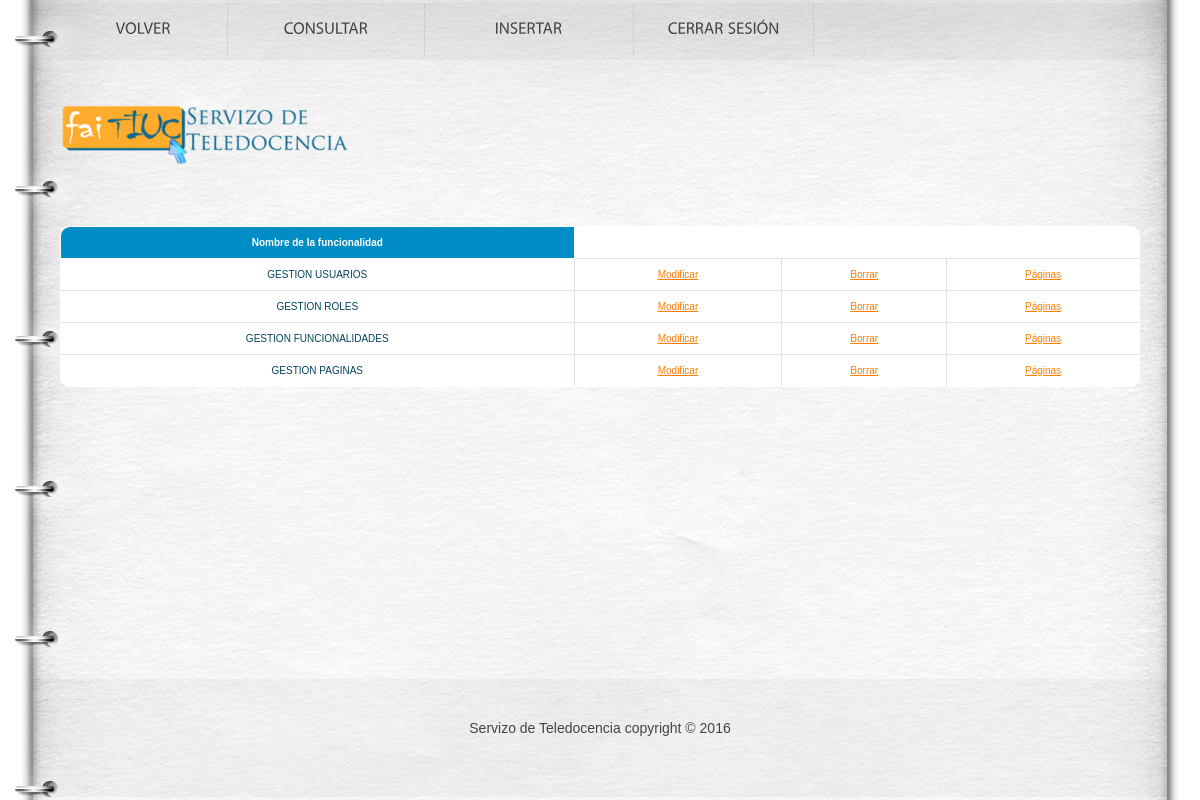
Before: /et3_iu/Controllers/FUNCIONALIDAD_Controller.php (signed in) with the older database file.
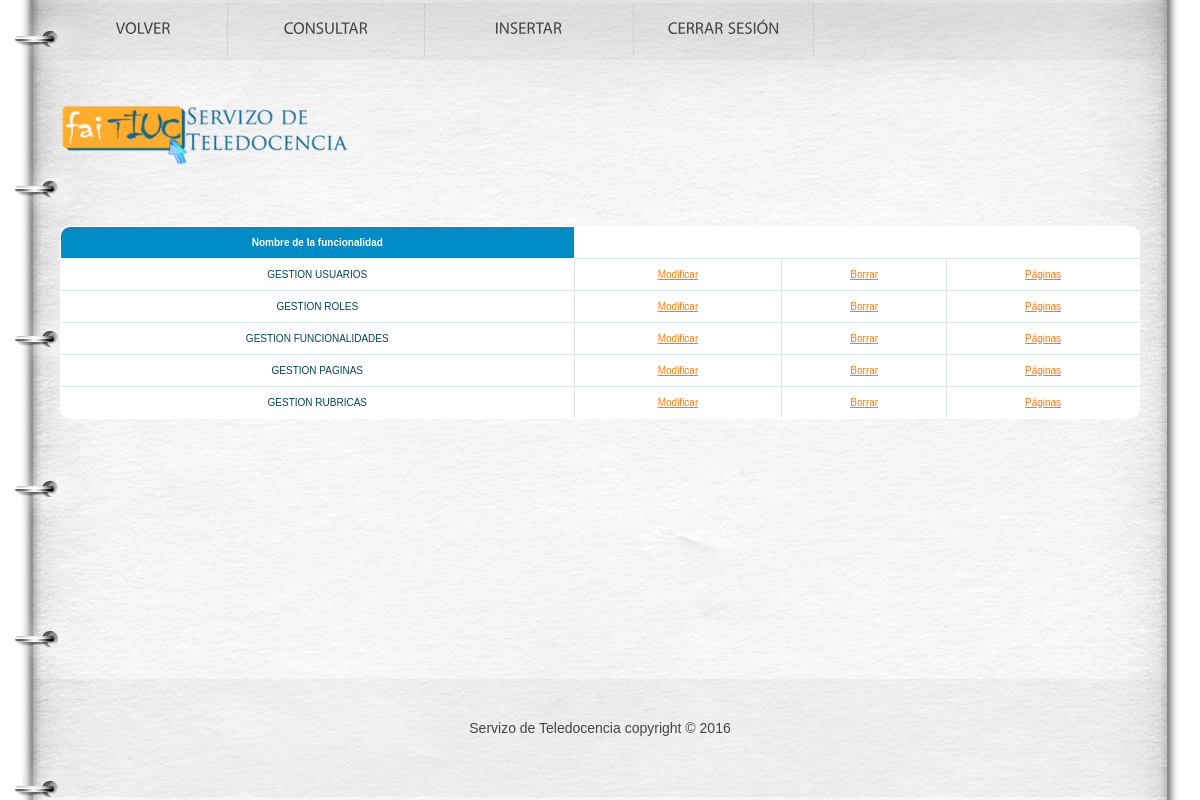
After: the same page with the newer database file.
### tables this page shows
CREATE TABLE IF NOT EXISTS `FUNCIONALIDAD` (
`FUNCIONALIDAD_ID` int(10) NOT NULL,
  `FUNCIONALIDAD_NOM` varchar(80) NOT NULL
);

### et3_iu/Controllers/FUNCIONALIDAD_Controller.php (called while the page is built, shortened)
<?php
include '../Models/FUNCIONALIDAD_Model.php';
	Switch ($_REQUEST['accion']){
		default:
			if (!isset($_REQUEST['FUNCIONALIDAD_NOM'])){
				$funcionalidad = new FUNCIONALIDAD_MODEL('', '');
			}
			else {
				$rol=get_data_form();
			}
			$datos = $funcionalidad->ConsultarTodo();
			if(!tienePermisos('FUNCIONALIDAD_Show')){
				new Mensaje('No tienes los permisos necesarios','../Views/DEFAULT_Vista.php');
			}
			else {
				new FUNCIONALIDAD_Show($datos, '../Views/DEFAULT_Vista.php');
			}
	}
?>

### et3_iu/Models/FUNCIONALIDAD_Model.php (called while the page is built, shortened)
<?php
class FUNCIONALIDAD_MODEL
{
	var $mysqli;
function ConectarBD()
{
    $this->mysqli = new mysqli( "localhost", "iu2016", "iu2016", "IU2016");
}
	function ConsultarTodo()
	{
		$sql = "select * from FUNCIONALIDAD ORDER BY FUNCIONALIDAD_ID";
		if (!($resultado = $this->mysqli->query($sql))){
			return 'Error en la consulta sobre la base de datos';
		}
		else{
			$toret=array();
			$i=0;
			while ($fila= $resultado->fetch_array()) {
				$toret[$i]=$fila;
				$i++;
			}
			return $toret;
		}
	}
}
?>

### et3_iu/Views/FUNCIONALIDAD_SHOWALL_Vista.php (the view, shortened to what this page needs)
<?php
class FUNCIONALIDAD_Show{
	private $datos;
	private $volver;
	function __construct($array, $volver){
		$this->datos = $array;
		$this->volver = $volver;
		$this->render();
	}
	function render(){
		?>
		?> <head>
			<link rel="stylesheet" href="../css/reset.css" type="text/css" media="all">
			<link rel="stylesheet" href="../css/style.css" type="text/css" media="all">
		</head>
		<body id="page2">
		<div class="wrap">
			<header>
				<div class="container">
					<h1><a href="../Views/DEFAULT_Vista.php"></a></h1>
					<nav>
						<ul><li><?php echo '<a href=\'' . $this->volver . "' class='m5'>" . $strings['Volver'] . " </a>"; ?></li>
							<li><a href='./FUNCIONALIDAD_Controller.php?accion=<?php echo $strings['Consultar']?>'class="m4"><?php echo $strings['Consultar']?></a></li>
							<li><a href='./FUNCIONALIDAD_Controller.php?accion=<?php echo $strings['Insertar'] ?>' class="m3"><?php echo $strings['Insertar']?></a></li>
							<li><a href="../Functions/Desconectar.php" class="m2"><?php echo  $strings['Cerrar Sesión']; ?></a></li>
						</ul>
					</nav>
				</div>
			</header>
			<div class="container">
				<?php
				$lista = array('FUNCIONALIDAD_NOM');
				?>
				<br><br>
				<div id="centrado"><table class="table" id="btable" border = 1>
						<tr>
							<?php
							foreach($lista as $titulo){
								echo "<th>";
								?>
								<?php
								echo $strings[$titulo];
								?>
								</th>
								<?php
							}
							?>
						</tr>
						<?php
						for ($j=0;$j<count($this->datos);$j++){
							echo "<tr>";
							foreach ($this->datos [$j] as $clave => $valor) {
								for ($i = 0; $i < count($lista); $i++) {
									if ($clave === $lista[$i]) {
										?>
										<?php
										echo "<td>";
										echo $valor;
										echo "</td>";
									}
								}
							}
							?>
							<td>
								<a href='FUNCIONALIDAD_Controller.php?FUNCIONALIDAD_NOM=<?php echo $this->datos[$j]['FUNCIONALIDAD_NOM'] . '&accion='.$strings['Modificar']; ?>'><?php echo $strings['Modificar']?></a>
							</td>
							<td>
								<a href='FUNCIONALIDAD_Controller.php?FUNCIONALIDAD_NOM=<?php echo $this->datos[$j]['FUNCIONALIDAD_NOM'] . '&accion='.$strings['Borrar']; ?>'><?php echo $strings['Borrar']?></a>
							</td>
							<td>
								<a href='FUNCIONALIDAD_Controller.php?FUNCIONALIDAD_NOM=<?php echo $this->datos[$j]['FUNCIONALIDAD_NOM'] . '&accion='.$strings['Paginas']; ?>'><?php echo $strings['Páginas']?></a>
							</td>
							<?php
							echo "<tr>";
						}
						?>
					</table></div>
			</div>
		</div>
		<footer>
			<div class="container">
				<div class="inside">
					<div class="wrapper">
						<div class="aligncenter"> Servizo de Teledocencia copyright © 2016 </div>
					</div>
				</div>
			</div>
		</footer>
		</body>
		<?php
	}
}

Changed rows visible on the page:
added funcionalidad: FUNCIONALIDAD_NOM "GESTION RUBRICAS"
Other visible differences:
new list line: "Modificar Borrar Páginas"
